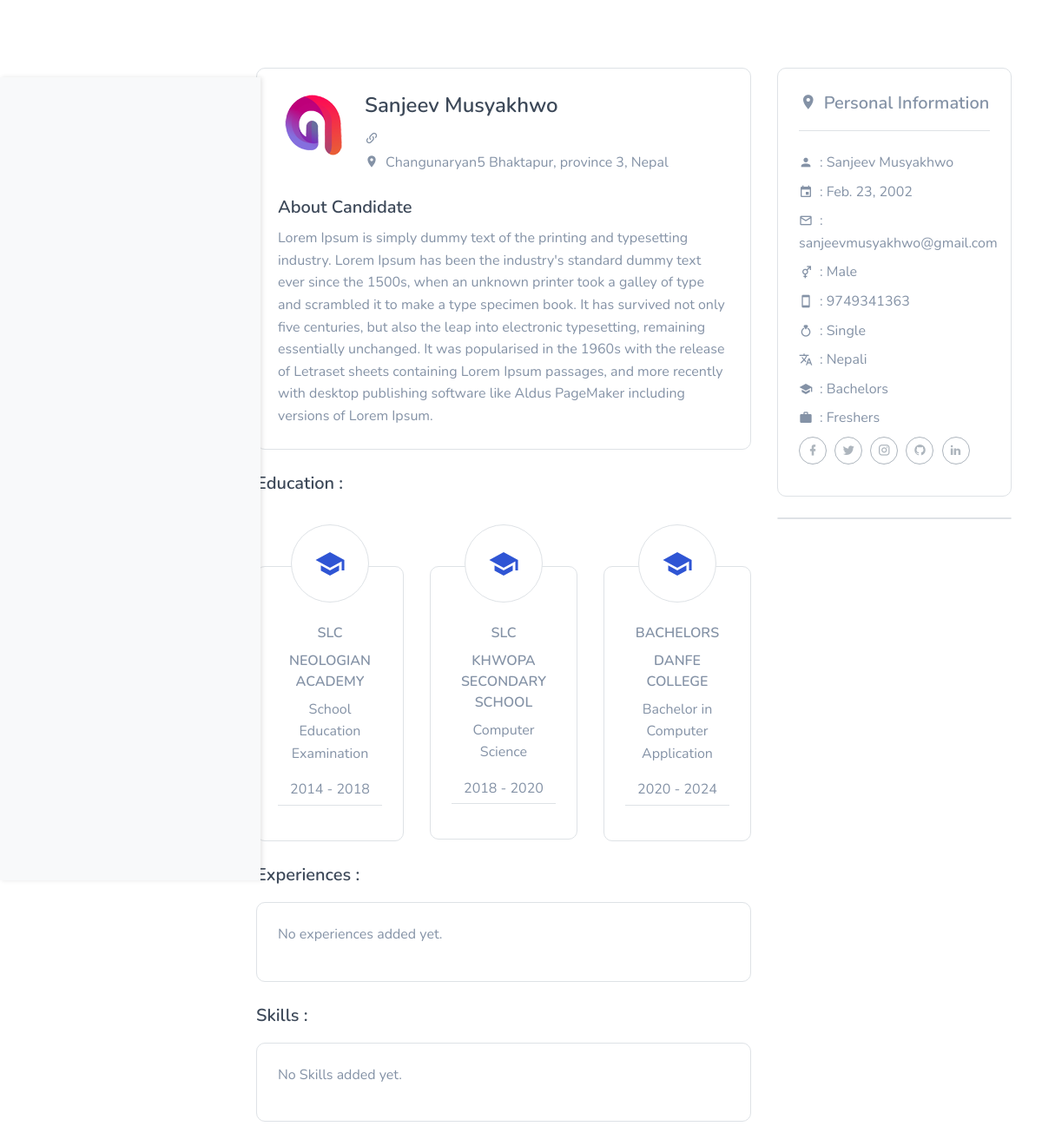
/resume/resume_details/1/, run on the app's committed database.
### resume/models.py (models this page shows, shortened)
class Resume(models.Model):
    user = models.OneToOneField(User, on_delete=models.CASCADE)
    dob = models.DateField()  # Changed to DateField
    gender = models.CharField(max_length=10, choices=GENDER_CHOICES)
    marital_status = models.CharField(max_length=20, choices=MARITAL_STATUS)
    language = models.CharField(max_length=50)  # Increased max_length for multilingual capabilities
    about_candidate = models.TextField()
    province = models.CharField(max_length=20, choices=PROVINCE_CHOICES)
    country = models.CharField(max_length=20, default='Nepal')
    phone_number = models.CharField(max_length=13)  # Removed max_length from PositiveIntegerField
    instagram = models.URLField(blank=True, null=True)
    twitter = models.URLField(blank=True, null=True)
    facebook = models.URLField(blank=True, null=True)
    github = models.URLField(blank=True, null=True)
    linkedin = models.URLField(blank=True, null=True)
    address = models.CharField(max_length=300)
    experience = models.CharField(max_length=20, choices=EXPERIENCE_CHOICES)
    education = models.CharField(max_length=200, choices=EDUCATION_CHOICES)

class Education(models.Model):
    resume = models.ForeignKey(Resume, on_delete=models.CASCADE, related_name='educations')
    degree = models.CharField(max_length=20, choices=EDUCATION_CHOICES)
    course = models.CharField(max_length=50, default='None')
    start_year = models.PositiveIntegerField()
    end_year = models.PositiveIntegerField()
    studying = models.CharField(max_length=20, choices=STUDYING_CHOICES, default='No')
    school_name = models.CharField(max_length=200)

### accounts/models.py (models this page shows)
class User(AbstractUser):
  email = models.EmailField(unique = True, null=False)
  has_company = models.BooleanField(default=False)
  has_resume = models.BooleanField(default=False)
  is_recruiter = models.BooleanField(default=False)
  is_candidate = models.BooleanField(default=False)

### resume/views.py (the view)
# urls.py: path('resume_details/<int:pk>/', views.resume_details, name='resume_details'),
def resume_details(request, pk):
  resume = Resume.objects.get(id = pk)
  education = resume.educations.all()
  work = resume.work_experiences.all()
  context ={'resume':resume, 'education':education, 'work':work}
  return render(request,'resume/resume_details.html', context)

### templates/resume/resume_details.html (shortened to what this page needs)
{% extends "base.html" %}
{% load humanize %}
{% load static %}
{% block content %}
<section class="section">
  <div class="container">
    <div class="row">
      <div class="col-lg-8 col-md-7">
        <div class="job-detail border rounded p-4">
          <div class="job-detail-content">
            <img src="{% static 'images/featured-job/img-4.png' %}" alt=""
              class="img-fluid float-left mr-md-3 mr-2 mx-auto d-block">
            <div class="job-detail-com-desc overflow-hidden d-block">
              <h4 class="mb-2"><a href="" class="text-dark">{{ resume.user.first_name }} {{ resume.user.last_name }}</a></h4>
              <p class="text-muted mb-0"><i class="mdi mdi-link-variant mr-2"></i>{{ job.company.name }}</p>
              <p class="text-muted mb-0"><i class="mdi mdi-map-marker mr-2"></i>{{ resume.address }}, {{resume.province }}, {{ resume.country }}</p>
            </div>
          </div>
          <div class="job-detail-desc mt-4">
            <h5 class="text-dark mt-4">About Candidate</h5>
            <p class="text-muted mb-0">{{ resume.about_candidate }}</p>
          </div>
        </div>
        <div class="row align-items-center mt-4">
          <div class="col-lg-12 d-flex justify-content-between">
            <h5 class="text-dark">Education :</h5>
          </div>
        </div>
        <div class="row">
          {% for education in education  %}
          <div class="col-lg-4 col-md-6 mt-4 pt-5">
              <div class="border rounded candidates-profile-education text-center text-muted">
                  <div class="profile-education-icon border rounded-pill bg-white text-primary">
                      <i class="mdi mdi-36px mdi-school"></i>
                  </div>
                  <h6 class="text-uppercase f-17" class="text-muted">{{education.degree}}</h6>
                  <h6 class="text-uppercase f-17"><a href="#" class="text-muted">{{education.school_name}}</a></h6>
                  <p class="pb-3 mb-0">{{education.course}}</p>
                  <p class="f-14 mb-1">{{education.start_year}} - {{ education.end_year}}</p>
                  <p class="pt-3 border-top mb-0">
                  </p>
              </div>
          </div>
          {% endfor %}
      </div>
        <div class="row align-items-center mt-4">
          <div class="col-lg-12 d-flex justify-content-between">
            <h5 class="text-dark">Experiences :</h5>
          </div>
        </div>
        <div class="row">
          <div class="col-lg-12">
            <div class="job-detail border rounded mt-2 p-4">
              <div class="job-detail-desc">
                {% for experience in job.jobexperience_set.all %}
                <div class="job-details-desc-item d-flex align-items-center justify-content-between">
                  <div class="d-flex align-items-center">
                    <div class="float-left mr-3">
                      <i class="mdi mdi-send text-primary"></i>
                    </div>
                    <p class="text-muted mb-0">{{ experience.name }}
                    {% if request.user.is_recruiter %}
                    <div class="actions">
                      <a href="{% url 'job:delete_jobexperience' experience.pk %}" class="text-danger"
                        title="Delete Experience">
                        <i class="mdi mdi-delete"></i>
                      </a>
                    </div>
                    {% endif %}
                    </p>
                  </div>
                </div>
                {% empty %}
                <p class="text-muted">No experiences added yet.</p>
                {% endfor %}
              </div>
            </div>
          </div>
        </div>
        <div class="row align-items-center mt-4">
          <div class="col-lg-12 d-flex justify-content-between">
            <h5 class="text-dark">Skills :</h5>
          </div>
        </div>
        <div class="row">
          <div class="col-lg-12">
            <div class="job-detail border rounded mt-2 p-4">
              <div class="job-detail-desc">
                {% for experience in job.jobexperience_set.all %}
                <div class="job-details-desc-item d-flex align-items-center justify-content-between">
                  <div class="d-flex align-items-center">
                    <div class="float-left mr-3">
                      <i class="mdi mdi-send text-primary"></i>
                    </div>
                    <p class="text-muted mb-0">{{ experience.name }}
                    {% if request.user.is_recruiter %}
                    <div class="actions">
                      <a href="{% url 'job:delete_jobexperience' experience.pk %}" class="text-danger"
                        title="Delete Experience">
                        <i class="mdi mdi-delete"></i>
                      </a>
                    </div>
                    {% endif %}
                    </p>
                  </div>
                </div>
                {% empty %}
                <p class="text-muted">No Skills added yet.</p>
                {% endfor %}
              </div>
            </div>
          </div>
        </div>
      </div>
      <div class="col-lg-4 col-md-5 mt-4 mt-sm-0">
        <div class="job-detail border rounded p-4">
          <h5 class="text-muted text-center pb-2"><i class="mdi mdi-map-marker mr-2"></i>Personal Information</h5>
          <div class="job-detail-location pt-4 border-top">
            <div class="job-details-desc-item">
              <div class="float-left mr-2">
                <i class="mdi mdi-account text-muted"></i>
              </div>
              <p class="text-muted mb-2">: {{ resume.user.first_name }} {{ resume.user.last_name }}</p>
            </div>
            <div class="job-details-desc-item">
              <div class="float-left mr-2">
                <i class="mdi mdi-calendar text-muted"></i>
              </div>
              <p class="text-muted mb-2">: {{ resume.dob }}</p>
            </div>
            <div class="job-details-desc-item">
              <div class="float-left mr-2">
                <i class="mdi mdi-email-outline text-muted"></i>
              </div>
              <p class="text-muted mb-2">: {{ resume.user.email }}</p>
            </div>
            <div class="job-details-desc-item">
              <div class="float-left mr-2">
                <i class="mdi mdi-gender-male-female text-muted"></i>
              </div>
              <p class="text-muted mb-2">: {{ resume.gender }}</p>
            </div>
            <div class="job-details-desc-item">
              <div class="float-left mr-2">
                <i class="mdi mdi-cellphone text-muted"></i>
              </div>
              <p class="text-muted mb-2">: {{ resume.phone_number }}</p>
            </div>
            <div class="job-details-desc-item">
              <div class="float-left mr-2">
                <i class="mdi mdi-ring text-muted"></i>
              </div>
              <p class="text-muted mb-2">: {{ resume.marital_status }}</p>
            </div>
            <div class="job-details-desc-item">
              <div class="float-left mr-2">
                <i class="mdi mdi-translate text-muted"></i>
              </div>
              <p class="text-muted mb-2">: {{ resume.language }}</p>
            </div>
            <div class="job-details-desc-item">
              <div class="float-left mr-2">
                <i class="mdi mdi-school text-muted"></i>
              </div>
              <p class="text-muted mb-2">: {{ resume.education }}</p>
            </div>
            <div class="job-details-desc-item">
              <div class="float-left mr-2">
                <i class="mdi mdi-briefcase text-muted"></i>
              </div>
              {% if resume.experience == 'Freshers' %}
              <p class="text-muted mb-2">: Freshers</p>
              {% else %}
              <p class="text-muted mb-2">: {{ resume.experience }} Years Experience</p>
              {% endif %}
            </div>
            <ul class="list-unstyled social-icon social mb-0">
              {% if resume.facebook %}
              <li class="list-inline-item"><a href="{{ resume.facebook }}" class="rounded"><i
                    class="mdi mdi-facebook"></i></a></li>
              {% endif %}
              {% if resume.twitter %}
              <li class="list-inline-item"><a href="{{ resume.twitter }}" class="rounded"><i
                    class="mdi mdi-twitter"></i></a></li>
              {% endif %}
              {% if resume.instagram %}
              <li class="list-inline-item"><a href="{{ resume.instagram }}" class="rounded"><i
                    class="mdi mdi-instagram"></i></a></li>
              {% endif %}
              {% if resume.github %}
              <li class="list-inline-item"><a href="{{ resume.github }}" class="rounded"><i
                    class="mdi mdi-github-circle"></i></a></li>
              {% endif %}
              {% if resume.linkedin %}
              <li class="list-inline-item"><a href="{{ resume.linkedin }}" class="rounded"><i
                    class="mdi mdi-linkedin"></i></a></li>
              {% endif %}
            </ul>
          </div>
        </div>
        <div class="job-detail border rounded mt-4">
        </div>
      </div>
    </div>
  </div>
</section>
{% endblock content %}

### static/css/side_nav.css (style rules this page uses)
body { overflow-x: hidden }

### static/css/style.css (style rules this page uses)
.text-primary { color: #2f55d4 !important; }
.text-dark { color: #3c4858 !important; }
.text-muted { color: #8492a6 !important; }
.list-inline-item:not(:last-child) { margin-right: 5px; margin-bottom: 5px; }
.rounded { border-radius: 10px !important; }
body { font-family: "Nunito", sans-serif; overflow-x: hidden !important; font-size: 16px; color: #161c2d; }
h1, h2, h3, h4, h5, h6, .h1, .h2, .h3, .h4, .h5, .h6 { font-family: "Nunito", sans-serif; line-height: 1.5; font-weight: 600; }
a { text-decoration: none !important; }
p { line-height: 1.6; }
.section { padding: 10px 0; position: relative; }
.social-icon li a { color: #3c4858; border: 1px solid #3c4858; display: inline-block; height: 32px; text-align: center; font-size: 15px; width: 32px; line-height: 30px; -webkit-transition: all 0.4s ease; transition: all 0.4s ease; overflow: hidden; position: relative; border-radius: 50% !important; }
.social-icon.social li a { color: #adb5bd; border-color: #adb5bd; }
.candidates-profile-education { padding: 64px 24px 24px; }
.candidates-profile-education .profile-education-icon { position: absolute; width: 90px; height: 90px; line-height: 90px; top: 0; left: 0; right: 0; margin: 0 auto; -webkit-transition: all 0.5s; transition: all 0.5s; }

### templates/base.html (style rules this page uses)
body { overflow-x: hidden; }

### data on the page
Resume: user.first_name "Sanjeev", user.last_name "Musyakhwo", address "Changunaryan5 Bhaktapur", province "province 3", country "Nepal", about_candidate "Lorem Ipsum is simply dummy text of the printing and typesetting industry. Lorem Ipsum has been the industry's standard dummy text ever since the 1500s, when an unknown printer took a galley of type and scrambled it to make a type specimen book. It has survived not only five centuries, but also the leap into electronic typesetting, remaining essentially unchanged. It was popularised in the 1960s with the release of Letraset sheets containing Lorem Ipsum passages, and more recently with desktop publishing software like Aldus PageMaker including versions of Lorem Ipsum.", dob "Feb. 23, 2002", user.email "sanjeevmusyakhwo@gmail.com", gender "Male", phone_number "9749341363", marital_status "Single", language "Nepali", education "Bachelors"
Education: degree "SLC", school_name "NEOLOGIAN ACADEMY", course "School Education Examination", start_year "2014", end_year "2018"
Education: degree "SLC", school_name "KHWOPA SECONDARY SCHOOL", course "Computer Science", start_year "2018", end_year "2020"
Education: degree "BACHELORS", school_name "DANFE COLLEGE", course "Bachelor in Computer Application", start_year "2020", end_year "2024"
